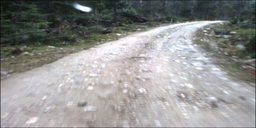
#> input picture data/imgs/0618.png, 256 x 128 px, shrunk from 500 x 250 before the run, found by its file name
$ python main.py
#> lines starting #> are read from the running program, lines starting #| are printed output that depends on the picture; after the words box and inside, x2 and y2 are one past the last pixel; in counts of white or black regions, pixels touching at a corner belong together
import cv2
import numpy as np
import matplotlib.pyplot as plt
from sklearn.manifold import Isomap
from sklearn.cluster import KMeans

# 读取并压缩图像
image_path = 'data/imgs/0618.png'  # 请替换为你的图片路径
image = cv2.imread(image_path)
#> image is the input picture: shape (128, 256, 3); mean B, G, R 144, 145, 144.7

if image is None:
    print("图像加载失败，请检查路径是否正确。")
else:
    # 将BGR转换为RGB
    image_rgb = cv2.cvtColor(image, cv2.COLOR_BGR2RGB)

    # 1. 压缩图像分辨率（例如缩小到原来25%大小）
    scale_percent = 25
    new_width = int(image_rgb.shape[1] * scale_percent / 100)
#> new_width = 64
    new_height = int(image_rgb.shape[0] * scale_percent / 100)
#> new_height = 32
    resized_image = cv2.resize(image_rgb, (new_width, new_height), interpolation=cv2.INTER_AREA)
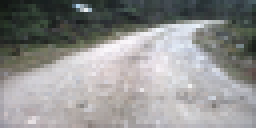
#> resized_image: shape (32, 64, 3) (shown 4 times larger); mean R, G, B 144.7, 145, 144

    # 获取压缩后的图像大小
    height, width, channels = resized_image.shape
#> height = 32; width = 64; channels = 3
    flat_image = resized_image.reshape((-1, 3))
#> flat_image = 2048 rows, first 8: [18, 22, 19], [18, 23, 21], [21, 24, 23], [23, 30, 25], [24, 29, 26], [33, 37, 37], [24, 28, 26], [23, 28, 26]

    # 2. 使用较少的邻居数进行Isomap降维
    isomap = Isomap(n_neighbors=5, n_components=2)  # 减少邻居数量
    low_dim_data = isomap.fit_transform(flat_image)
#> low_dim_data = 2048 pairs, first value -216.6 to 256.7, second value -16.65 to 52.38

    # 3. 分块处理 - 划分图像为若干小块，逐块降维和聚类
    n_clusters = 2  # 设置分割区域的数量
    block_size = 1000  # 定义块大小，以防止内存过载

    segmented_labels = []
    for i in range(0, low_dim_data.shape[0], block_size):
        block = low_dim_data[i:i + block_size]
        kmeans = KMeans(n_clusters=n_clusters, random_state=42)
        kmeans.fit(block)
        segmented_labels.extend(kmeans.labels_)
#> after the loop, segmented_labels = 2048 values, max 1 at index 0, min 0 at index 83, mean 0.765

    # 将分割结果映射回图像的形状
    segmented_image = np.array(segmented_labels).reshape((height, width))
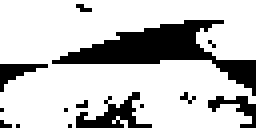
#> segmented_image: shape (32, 64) int32 (shown 4 times larger); values 0 (black) and 1 (white), 76.5% white; 14 black regions (10 under 20 px), largest, box (x1, y1, x2, y2) and area: (13, 5, 64, 24) 314, (19, 23, 38, 32) 71, (52, 24, 64, 32) 37, (0, 16, 12, 23) 35

    # 显示原始图像和分割结果
    plt.figure(figsize=(10, 5))
    plt.subplot(1, 2, 1)
    plt.imshow(resized_image)
    plt.title("Resized Image")
    plt.axis('off')

    plt.subplot(1, 2, 2)
    plt.imshow(segmented_image, cmap='viridis')
    plt.title("Segmented Image")
    plt.axis('off')

    plt.show()
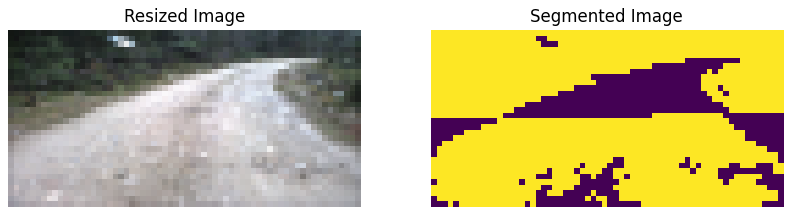
#> figure drawn by matplotlib, 2 panels

$ run again, with data/imgs/1066.png copied over data/imgs/0618.png
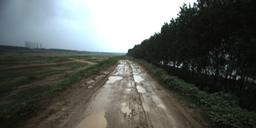
#> input picture data/imgs/1066.png, 256 x 128 px, shrunk from 500 x 250 before the run, found by its file name
#> image is the input picture: shape (128, 256, 3); mean B, G, R 92.6, 97.2, 93.2
#> flat_image = 2048 rows, first 8: [80, 97, 111], [96, 113, 129], [111, 130, 145], [124, 143, 157], [132, 152, 164], [136, 155, 166], [135, 154, 166], [136, 156, 170]
#> low_dim_data = 2048 pairs, first value -152.6 to 327, second value -60.14 to 87.24
#> after the loop `for i in range(0, low_dim_data.shape[0], block_size):`: segmented_labels = 2048 values, max 1 at index 3, min 0 at index 0, mean 0.593
#> `segmented_image = np.array(segmented_labels).reshape((height, width))`:
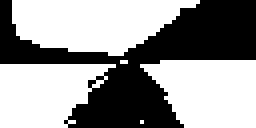
#> segmented_image: shape (32, 64) int32 (shown 4 times larger); values 0 (black) and 1 (white), 59.3% white; 1 black region, box (x1, y1, x2, y2) and area: (0, 0, 64, 32) 833
#> `plt.show()`:
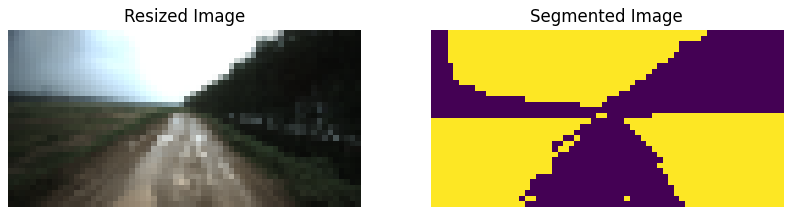
#> figure drawn by matplotlib, 2 panels
